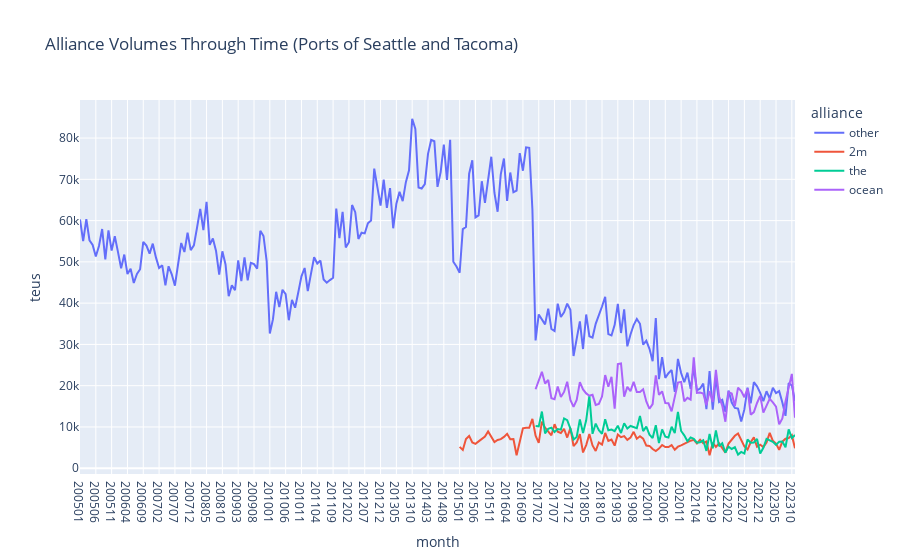

The code cell stored with this chart in its notebook:
### Code cell
df = (
    exports_lf
    #filter to seattle and tacoma
    .filter((pl.col('departure_port_name')=='SEATTLE')|(pl.col('departure_port_name')=='TACOMA'))
    #group by alliance and month
    .group_by('alliance', 'month')
    .agg(pl.col('teus').sum())
    .sort(by='month')
    .collect()
)

px.line(
    df, x='month', y='teus',
    color='alliance',
    title='Alliance Volumes Through Time (Ports of Seattle and Tacoma)')
